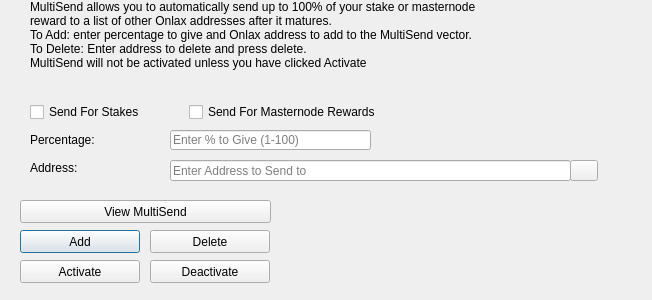
<?xml version="1.0" encoding="UTF-8"?>
<ui version="4.0">
 <class>MultiSendDialog</class>
 <widget class="QDialog" name="MultiSendDialog">
  <property name="windowModality">
   <enum>Qt::NonModal</enum>
  </property>
  <property name="geometry">
   <rect>
    <x>0</x>
    <y>0</y>
    <width>652</width>
    <height>300</height>
   </rect>
  </property>
  <property name="windowTitle">
   <string>MultiSend</string>
  </property>
  <widget class="QLineEdit" name="multiSendPercentEdit">
   <property name="geometry">
    <rect>
     <x>170</x>
     <y>130</y>
     <width>201</width>
     <height>20</height>
    </rect>
   </property>
   <property name="toolTip">
    <string>Enter whole numbers 1 - 100</string>
   </property>
   <property name="placeholderText">
    <string>Enter % to Give (1-100)</string>
   </property>
  </widget>
  <widget class="QLineEdit" name="multiSendAddressEdit">
   <property name="geometry">
    <rect>
     <x>170</x>
     <y>160</y>
     <width>401</width>
     <height>21</height>
    </rect>
   </property>
   <property name="toolTip">
    <string/>
   </property>
   <property name="placeholderText">
    <string>Enter Address to Send to</string>
   </property>
  </widget>
  <widget class="QLabel" name="label_2">
   <property name="geometry">
    <rect>
     <x>30</x>
     <y>0</y>
     <width>451</width>
     <height>121</height>
    </rect>
   </property>
   <property name="lineWidth">
    <number>1</number>
   </property>
   <property name="text">
    <string>MultiSend allows you to automatically send up to 100% of your stake or masternode reward to a list of other Onlax addresses after it matures.
To Add: enter percentage to give and Onlax address to add to the MultiSend vector.
To Delete: Enter address to delete and press delete.
MultiSend will not be activated unless you have clicked Activate</string>
   </property>
   <property name="alignment">
    <set>Qt::AlignLeading|Qt::AlignLeft|Qt::AlignTop</set>
   </property>
   <property name="wordWrap">
    <bool>true</bool>
   </property>
  </widget>
  <widget class="QLabel" name="message">
   <property name="geometry">
    <rect>
     <x>290</x>
     <y>200</y>
     <width>351</width>
     <height>91</height>
    </rect>
   </property>
   <property name="text">
    <string/>
   </property>
  </widget>
  <widget class="QPushButton" name="addButton">
   <property name="geometry">
    <rect>
     <x>20</x>
     <y>230</y>
     <width>120</width>
     <height>23</height>
    </rect>
   </property>
   <property name="toolTip">
    <string/>
   </property>
   <property name="statusTip">
    <string>Add to MultiSend Vector</string>
   </property>
   <property name="text">
    <string>Add</string>
   </property>
  </widget>
  <widget class="QPushButton" name="disableButton">
   <property name="geometry">
    <rect>
     <x>150</x>
     <y>260</y>
     <width>120</width>
     <height>23</height>
    </rect>
   </property>
   <property name="statusTip">
    <string>Deactivate MultiSend</string>
   </property>
   <property name="text">
    <string>Deactivate</string>
   </property>
  </widget>
  <widget class="QPushButton" name="addressBookButton">
   <property name="geometry">
    <rect>
     <x>570</x>
     <y>160</y>
     <width>28</width>
     <height>21</height>
    </rect>
   </property>
   <property name="toolTip">
    <string>Choose an address from the address book</string>
   </property>
   <property name="text">
    <string/>
   </property>
   <property name="icon">
    <iconset resource="../onlax.qrc">
     <normaloff>:/icons/address-book</normaloff>:/icons/address-book</iconset>
   </property>
   <property name="shortcut">
    <string>Alt+A</string>
   </property>
   <property name="autoDefault">
    <bool>false</bool>
   </property>
  </widget>
  <widget class="QLabel" name="label">
   <property name="geometry">
    <rect>
     <x>30</x>
     <y>130</y>
     <width>121</width>
     <height>20</height>
    </rect>
   </property>
   <property name="toolTip">
    <string>Percentage of stake to send</string>
   </property>
   <property name="text">
    <string>Percentage:</string>
   </property>
  </widget>
  <widget class="QLabel" name="label_5">
   <property name="geometry">
    <rect>
     <x>30</x>
     <y>160</y>
     <width>111</width>
     <height>16</height>
    </rect>
   </property>
   <property name="toolTip">
    <string>Address to send portion of stake to</string>
   </property>
   <property name="text">
    <string>Address:</string>
   </property>
  </widget>
  <widget class="QPushButton" name="deleteButton">
   <property name="geometry">
    <rect>
     <x>150</x>
     <y>230</y>
     <width>120</width>
     <height>23</height>
    </rect>
   </property>
   <property name="toolTip">
    <string/>
   </property>
   <property name="statusTip">
    <string>Delete Address From MultiSend Vector</string>
   </property>
   <property name="text">
    <string>Delete</string>
   </property>
  </widget>
  <widget class="QPushButton" name="activateButton">
   <property name="geometry">
    <rect>
     <x>20</x>
     <y>260</y>
     <width>120</width>
     <height>23</height>
    </rect>
   </property>
   <property name="statusTip">
    <string>Activate MultiSend</string>
   </property>
   <property name="text">
    <string>Activate</string>
   </property>
  </widget>
  <widget class="QPushButton" name="viewButton">
   <property name="geometry">
    <rect>
     <x>20</x>
     <y>200</y>
     <width>251</width>
     <height>23</height>
    </rect>
   </property>
   <property name="toolTip">
    <string/>
   </property>
   <property name="statusTip">
    <string>View MultiSend Vector</string>
   </property>
   <property name="text">
    <string>View MultiSend</string>
   </property>
  </widget>
  <widget class="QWidget" name="horizontalLayoutWidget">
   <property name="geometry">
    <rect>
     <x>30</x>
     <y>100</y>
     <width>351</width>
     <height>24</height>
    </rect>
   </property>
   <layout class="QHBoxLayout" name="horizontalLayout">
    <item>
     <widget class="QCheckBox" name="multiSendStakeCheckBox">
      <property name="text">
       <string>Send For Stakes</string>
      </property>
     </widget>
    </item>
    <item>
     <widget class="QCheckBox" name="multiSendMasternodeCheckBox">
      <property name="text">
       <string>Send For Masternode Rewards</string>
      </property>
     </widget>
    </item>
   </layout>
  </widget>
 </widget>
 <resources>
  <include location="../onlax.qrc"/>
 </resources>
 <connections/>
</ui>
